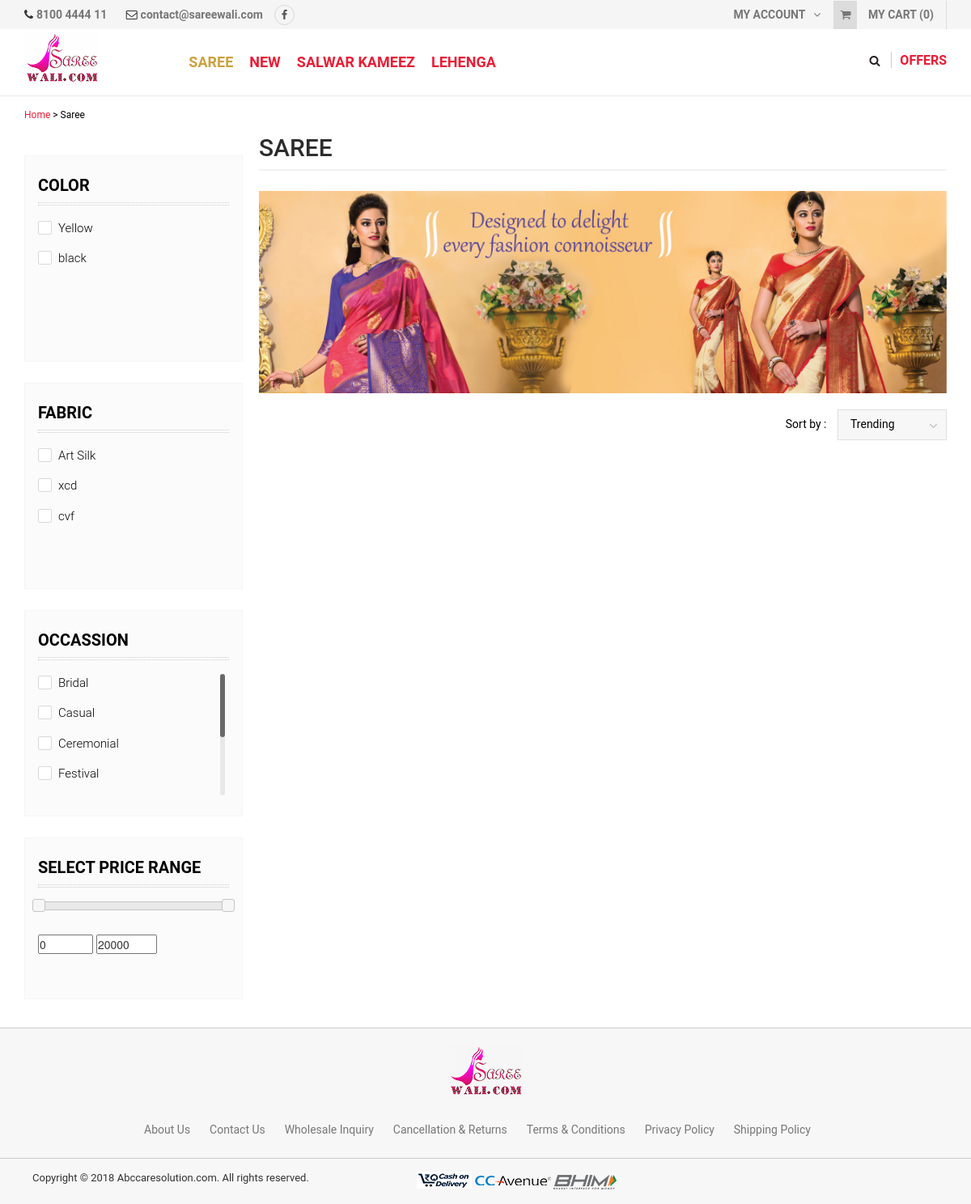
The app's page /product-list/sarees with its own data.
### tables this page shows
CREATE TABLE `saree_admin` (
  `admin_id` int(11) NOT NULL,
  `username` varchar(255) NOT NULL,
  `email` varchar(255) NOT NULL,
  `password` varchar(255) NOT NULL,
  `original_password` varchar(255) NOT NULL,
  `contact_no` varchar(255) NOT NULL,
  `address` text NOT NULL,
  `is_active` int(11) NOT NULL
);

CREATE TABLE `saree_entity` (
  `entity_id` int(11) NOT NULL,
  `name` varchar(255) NOT NULL,
  `description` tinytext NOT NULL,
  `image_path` varchar(255) NOT NULL,
  `slug` varchar(255) NOT NULL,
  `level` int(11) NOT NULL,
  `parent_id` int(11) NOT NULL,
  `sort_order` int(11) NOT NULL,
  `is_special` enum('Y','N') NOT NULL DEFAULT 'N',
  `status` enum('Y','N') NOT NULL DEFAULT 'N',
  `date_added` int(11) NOT NULL,
  `date_modified` int(11) NOT NULL
);

CREATE TABLE `saree_color` (
  `color_id` int(11) NOT NULL,
  `name` varchar(255) NOT NULL
);

CREATE TABLE `saree_fabric` (
  `fabric_id` int(11) NOT NULL,
  `name` varchar(255) NOT NULL
);

CREATE TABLE `saree_settings` (
  `settings_id` int(11) NOT NULL,
  `sitename` varchar(255) NOT NULL,
  `siteaddress` varchar(255) NOT NULL,
  `logoname` varchar(255) NOT NULL,
  `logopathname` varchar(255) NOT NULL,
  `facebook_page_url` varchar(255) NOT NULL,
  `gst_no` varchar(255) NOT NULL,
  `date_added` int(11) NOT NULL
);

### application/models/Defaultdata.php (called while the page is built, shortened)
<?php
class Defaultdata extends CI_Model {
	private $mydata = array();
	public function getFrontendDefaultData()
	{
		$this->mydata["tot_segments"] = $this->getUrlSegments();
		$this->mydata['general_settings'] = $this->grabSettingData();
		$this->mydata["modal"] = $this->load->view('partials/modal', null, true);
		$this->mydata['admin_profile'] = $this->grabProfileData();
		$this->mydata['final_tree'] = $this->grabTree();
		$this->mydata['prd_cat'] = $this->entitydata->grab_entity(array("level" => "1", "status" => "Y"));
		$this->data = $this->mydata;
		$this->headerdata = $this->mydata;
		$count = 0;
		$total_price = 0;
		$this->headerdata['total_price'] = number_format($total_price, 2);
		$this->headerdata['count'] = $count;
		$this->headerdata['cart'] = $this->load->view('partials/cart', $this->headerdata, true);
		$this->data["header"] = $this->load->view('partials/header', $this->headerdata, true);
		$this->data["head"] = $this->load->view('partials/head', null, true);
		$this->data["upper_footer"] = $this->load->view('partials/upper_footer', $this->headerdata, true);
		$this->data["footer"] = $this->load->view('partials/footer', null, true);
		$this->data["foot"] = $this->load->view('partials/foot', null, true);
		return $this->data;
	}
	public function grabTree(){
		$tree = $this->entitydata->grab_entity(array(), array(), array(), array("entity_id" => "asc"));
		return $this->buildTree($tree);
	}
	public function getUrlSegments()
	{
		$all_segment=$this->uri->segment_array();
		return $all_segment;
	}
	public function grabSettingData(){
		$query = $this->db->get(TABLE_SETTINGS);
		return $query->row();
	}
	public function grabProfileData(){
		$query = $this->db->get(TABLE_ADMIN);
		return $query->row();
	}
	public function buildTree(array $elements, $parentId = 0) {
	    $branch = array();
	    foreach ($elements as $element) {
	        if ($element->parent_id == $parentId) {
	            $children = $this->buildTree($elements, $element->entity_id);
	            if ($children) {
	                $element->children = $children;
	            }
	            $branch[] = $element;
	        }
	    }
	    return $branch;
	}
}
?>

### application/controllers/Product.php (called while the page is built, shortened)
<?php
	class Product extends CI_Controller {
		public $data = array();
		private $perPage = 6;
		public function __construct(){
			$this->load->model('bannerdata');
			$this->load->model('entitydata');
			$this->load->model('userdata');
			$this->load->model('productdata');
			$this->load->model('adsdata');
			$this->load->model('reviewdata');
			$this->load->model('cartdata');
			$this->data = $this->defaultdata->getFrontendDefaultData();
		}
		public function product_list($entity, $sub_entity = null){
			$this->load->library('breadcrumb');
			$entity_data = $this->entitydata->grab_entity(array("slug" => $entity));
			$this->breadcrumb->add('Home', base_url());
			$this->breadcrumb->add($entity_data[0]->name, base_url('product-list/'.$entity));
			$order_by = TABLE_PRODUCT.".date_added DESC";
			if($sub_entity){
				$sub_entity_data = $this->entitydata->grab_entity(array("slug" => $sub_entity));
				$this->breadcrumb->add($sub_entity_data[0]->name, base_url('product-list/'.$entity));
				$product_list = $this->productdata->grab_product_list_all($sub_entity, 0, $this->perPage, $order_by);
				$this->data['entity'] = $sub_entity_data[0]->name;
			}else{
				$product_list = $this->productdata->grab_product_list_all($entity, 0 , $this->perPage, $order_by);
				$this->data['entity'] = $entity_data[0]->name;
			}
			$this->data['product_list'] = $product_list;
			$this->data['products'] = $this->load->view('partials/products', $this->data, true);
			$this->data['breadcrumb'] = $this->breadcrumb->output();
			$colors = $this->productdata->grab_color();
			$this->data['colors'] = $colors;
			$fabrics = $this->productdata->grab_fabric();
			$this->data['fabrics'] = $fabrics;
			$searchbar = $this->load->view('partials/searchbar', $this->data, true);
			$this->data['searchbar'] = $searchbar;
			$this->load->view('product_list', $this->data);
		}
	}
?>

### index.php (called while the page is built, shortened)
<?php
require_once BASEPATH.'core/CodeIgniter.php';

### application/models/Entitydata.php (called while the page is built, shortened)
<?php
class Entitydata extends CI_Model {
	public function grab_entity($cond = array(), $like = array(), $limit = array(), $order_by = array()){
		if(!empty($cond)){
			$this->db->where($cond);
		}
		if(!empty($order_by)){
			foreach($order_by as $key => $val){
				$this->db->order_by($key, $val);
			}
		}else{
			$this->db->order_by('date_added','desc');
		}
		$query = $this->db->get(TABLE_ENTITY);
		return $query->result();
	}
}

### application/models/Productdata.php (called while the page is built, shortened)
<?php
class Productdata extends CI_Model {
	public function grab_color($cond = array(), $like = array(), $limit = array()){
		$query = $this->db->get(TABLE_COLOR);
		return $query->result();
	}
	public function grab_fabric($cond = array(), $like = array(), $limit = array()){
		$query = $this->db->get(TABLE_FABRIC);
		return $query->result();
	}
}

### application/views/partials/searchbar.php (the view, shortened to what this page needs)
<div class="col-md-3">
  <form name="frmFilter" id="frmFilter" action="">
    <div class="leftBox">
      <div class="filterBox">
        <h2><i class="fa fa-caret-down" aria-hidden="true"></i>Color </h2>
        <div class="scroll-color">
          <ul class="filterItems">
            <?php
            if(!empty($colors)){
              foreach ($colors as $key => $value) {
                ?>
                <li>
                  <label for="<?php echo $value->name;?>"> <span ></span><?php echo $value->name;?> </label>
                </li>
                <?php
              }
            }
            ?>
          </ul>
        </div>
      </div>
      <div class="filterBox">
        <h2><i class="fa fa-caret-down" aria-hidden="true"></i>Fabric </h2>
        <div class="scroll-fabric">
          <ul class="filterItems">
            <?php
            if(!empty($fabrics)){
              foreach ($fabrics as $key => $value) {
            ?>
            <li>
              <label for="<?php echo $value->name;?>"> <span ></span><?php echo $value->name;?> </label>
            </li>
            <?php
              }
            }
            ?>
          </ul>
        </div>
      </div>
      <div class="filterBox">
        <h2><i class="fa fa-caret-down" aria-hidden="true"></i>Occassion </h2>
        <div class="scroll-occassion">
          <ul class="filterItems">
            <?php
              $occassions = $this->config->item("occassion");
              foreach ($occassions as $key => $value) {
            ?>
            <li>
              <label for="<?php echo $value;?>"> <span ></span><?php echo $value;?> </label>
            </li>
            <?php
              }
            ?>
          </ul>
        </div>
      </div>
      <div class="filterBox">
        <h2><i class="fa fa-caret-down" aria-hidden="true"></i>Select Price range</h2>
        <div class="price-range-block">
          <div id="slider-range" class="price-filter-range" name="rangeInput"></div>
          <div style="margin:30px auto">
            <input type="number" min=0 max="9900" oninput="validity.valid||(value='0');" id="min_price" class="price-range-field" />
            <input type="number" min=0 max="20000" oninput="validity.valid||(value='20000');" id="max_price" class="price-range-field" />
          </div>
        </div>
      </div>
    </div>
  </form>
</div>

### application/views/partials/header.php (shortened to what this page needs)
<header>
  <div class="header-top">
    <div class="container">
      <div class="row">
        <div class="col-md-6">
        	<span class="phone">
        		<i class="fa fa-phone"></i>
        		<a href="tel:<?php echo $admin_profile->contact_no;?>"><?php echo $admin_profile->contact_no;?></a>
        	</span>
        	<span class="email">
        		<i class="fa fa-envelope-o" aria-hidden="true"></i>
        		<a href="mailto:<?php echo $admin_profile->email;?>"><?php echo $admin_profile->email;?></a>
        	</span>
        	<span class="socal">
        		<a href="<?php echo $general_settings->facebook_page_url;?>" class="fbIcon" target="_blank">
        			<i class="fa fa-facebook" aria-hidden="true"></i>
        		</a>
        	</span>
        </div>
        <div class="col-md-6">
          <ul class="tb_right">
            <li> <a href="javascript:void(0)">My Account <i class="fa fa-angle-down" aria-hidden="true"></i></a>
            </li>
            <li class="topCart">
            <?php
              echo $cart;
            ?>
            </li>
          </ul>
        </div>
      </div>
    </div>
  </div>
  <div class="header-area">
    <div class="container hide-mobile-version">
      <div class="row">
        <div class="col-md-2 logo"><a href="<?php echo base_url(); ?>" title=""><img src="<?php echo base_url(); ?>uploads/logo/logo.png" /></a></div>
        <div class="col-md-10 headerRight">
          <div class="menu-container">
            <div class="menu">
              <?php
                  function printTree($tree) {
                    if(!is_null($tree) && count($tree) > 0) {
                            echo '<ul>';
                            foreach($tree as $node) {
                                if($node->status == "Y"){
                                  if($node->is_special == "Y"){
                                    echo '<li><a class="coutreNav" href="'.base_url('product-list/'.$node->slug).'">'.$node->name.'</a>';
                                  }else{
                                    echo '<li><a href="'.base_url('product-list/'.$node->slug).'">'.$node->name.'</a>';
                                  }
                                  if(isset($node->children)){
                                    printTree($node->children);
                                  }
                                }
                                echo '</li>';
                            }
                            echo '</ul>';
                        }
                    }
                    printTree($final_tree[0]->children);
                ?>
            </div>
          </div>
          <div class="menu-right">
            <span class="search">
              <a href="javascript:void(0)"><i class="fa fa-search" aria-hidden="true"></i></a>
            </span> <span class="offer"><a href="javascript:void(0);">Offers</a></span> </div>
          <div class="clearfix"></div>
        </div>
        <div class="clearfix"></div>
      </div>
    </div>
  </div>
</header>

### application/views/partials/footer.php (shortened to what this page needs)
<div class="footer-bottom">
  <div class="container">
    <div class="footer-logo"><a href="<?php echo base_url(); ?>"><img src="<?php echo base_url(); ?>uploads/logo/logo.png" /></a></div>
    <ul class="footer-content">
      <li><a href="<?php echo base_url('about'); ?>">About Us</a></li>
      <li><a href="<?php echo base_url('contact'); ?>">Contact Us</a></li>
      <li><a href="<?php echo base_url('feedback'); ?>">Wholesale Inquiry</a></li>
      <li><a href="<?php echo base_url('return'); ?>">Cancellation & Returns</a></li>
      <li><a href="<?php echo base_url('term'); ?>">Terms & Conditions</a></li>
      <li><a href="<?php echo base_url('privacy'); ?>">Privacy Policy</a></li>
      <li><a href="<?php echo base_url('shipping'); ?>">Shipping Policy</a></li>
    </ul>
  </div>
</div>
<div class="copyright">
  <div class="container">
    <div class="copy-left col-xs-12 col-md-5">Copyright © 2018 <?php echo ucfirst(rtrim(preg_replace("(^https?://www.)", "",$general_settings->siteaddress), '/'));?>. All rights reserved.</div>
    <ul class="foot-paymen col-xs-12 col-md-5">
      <img src="<?php echo base_url(); ?>resources/images/payment-option.png" alt="" />
    </ul>
  </div>
</div>

### records on screen
saree_admin: contact_no "8100 4444 11", email "contact@sareewali.com"
saree_entity: name "SAREE"
saree_entity: name "NEW"
saree_entity: name "SALWAR KAMEEZ"
saree_entity: name "LEHENGA"
saree_color: name "Yellow"
saree_color: name "black"
saree_fabric: name "Art Silk"
saree_fabric: name "xcd"
saree_fabric: name "cvf"
saree_settings: siteaddress "Abccaresolution.com"

### other values on screen
$count "0"
$crumb['title'] "Home"
$crumb['title'] "Saree"
$value "Bridal"
$value "Casual"
$value "Ceremonial"
$value "Festival"
$entity "SAREE"
